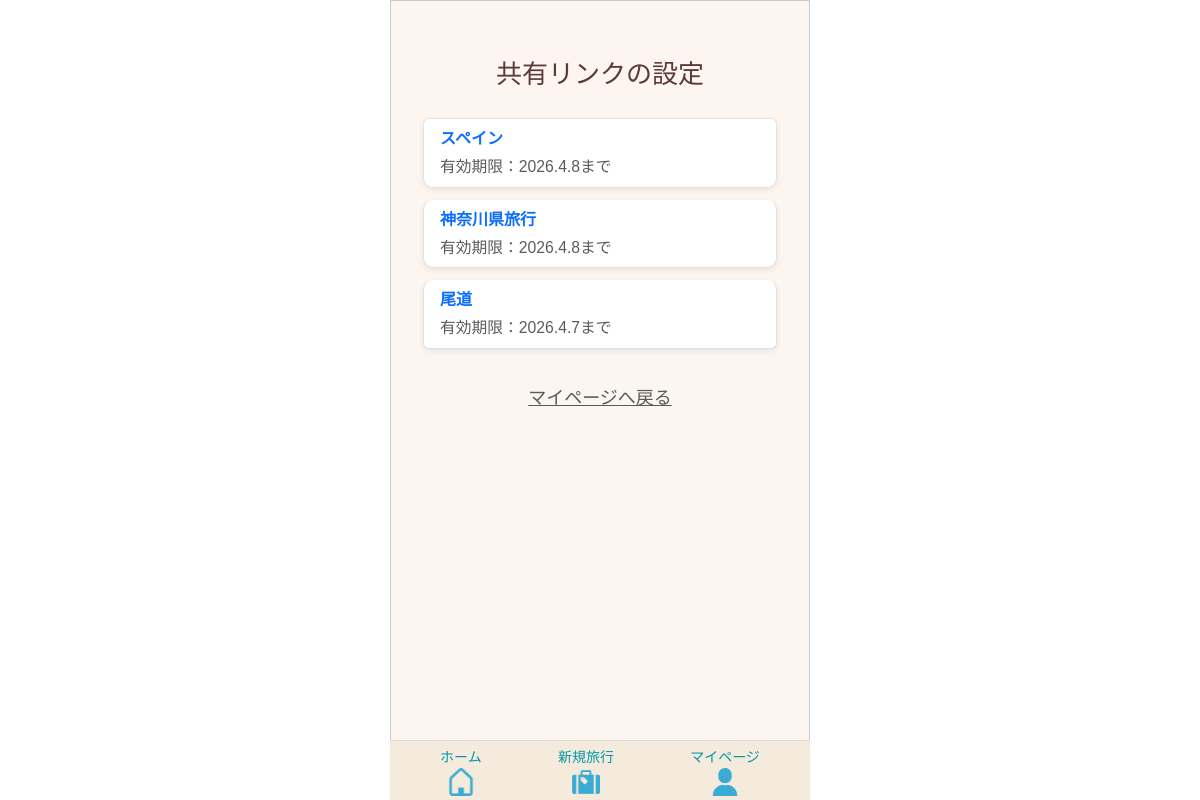
The page /tabipre/share/settings/ (signed in) on the database as committed earlier.
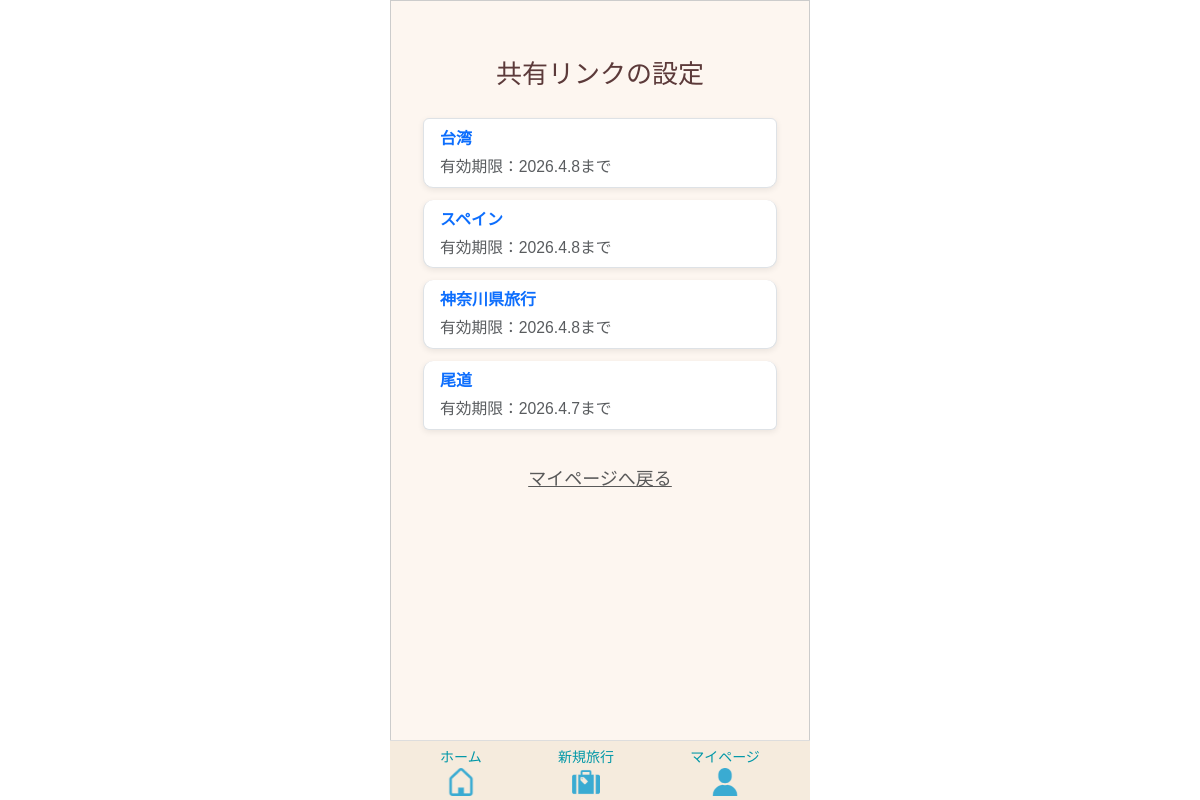
The same page on the database as committed later.
### app/models/link.py (models this page shows)
class Link(models.Model):
    class PermissionType(models.IntegerChoices):
        READ_ONLY    = 0, _("閲覧のみ")
        EDITABLE     = 1, _("編集可能")
    class ExpirationType(models.IntegerChoices):
        ONE_MONTH = 0, _("1か月間")
        AFTER_TRIP = 1, _("旅行終了日翌日")
        USER_INPUT = 2, _("ユーザー入力")
    template = models.ForeignKey(
        Template,
        on_delete=models.CASCADE,
        verbose_name=_("テンプレートID")
    )
    user = models.ForeignKey(
        settings.AUTH_USER_MODEL,
        on_delete=models.CASCADE,
        verbose_name=_("ユーザーID")
    )
    share_token = models.CharField(
        max_length=12,
        unique=True,
        verbose_name=_("共有トークン")
    )
    permission_type = models.IntegerField(
        choices=PermissionType.choices,
        default=PermissionType.READ_ONLY,
        verbose_name=_("編集権限")
    )
    expiration_type = models.IntegerField(
        choices=ExpirationType.choices,
        default=ExpirationType.ONE_MONTH,
        verbose_name=_("有効期限タイプ")
    )
    expiration_date = models.DateField(
         verbose_name=_("有効期限"),
         )
    created_at = models.DateTimeField(
         auto_now_add=True,
         verbose_name=_("作成日")
         )
    updated_at = models.DateTimeField(
        auto_now=True,
        verbose_name=_("更新日")
        )
    class Meta:
      verbose_name = _("共有リンク")
      verbose_name_plural = _("共有リンク")

### app/models/template.py (models this page shows, shortened)
class Template(models.Model):
    class SourceType(models.IntegerChoices):
        FROM_TRAVEL   = 0, _("旅行情報より作成")
        FROM_TEMPLATE = 1, _("既存テンプレートを反映")
    user = models.ForeignKey(
        settings.AUTH_USER_MODEL,
        on_delete=models.CASCADE,
        verbose_name=_("ユーザーID")
    )
    travel_info = models.ForeignKey(
        Travel_info,
        on_delete=models.CASCADE,
        verbose_name=_("旅行情報ID")
    )
    source_type = models.IntegerField(
        choices=SourceType.choices,
        verbose_name=_("生成タイプ")
    )
    template_source = models.ForeignKey(
        "self",
        null=True,
        blank=True,
        on_delete=models.SET_NULL,
        verbose_name=_("テンプレート参照元"),
        related_name="derived_templates"
    )
    created_at = models.DateTimeField(
         auto_now_add=True,
         verbose_name=_("作成日")
         )
    updated_at = models.DateTimeField(
        auto_now=True,
        verbose_name=_("更新日")
        )
    class Meta:
      verbose_name = _("テンプレート")

### app/models/travel.py (models this page shows, shortened)
class Travel_info(models.Model):
    class StayType(models.IntegerChoices):
        DAY_TRIP = 0, _("日帰り")
        STAY     = 1, _("宿泊")
    class LocationType(models.IntegerChoices):
        DOMESTIC = 0, _("国内")
        OVERSEAS = 1, _("海外")
    class StatusType(models.IntegerChoices):
        NOT_DONE  = 0, _("未")
        COMPLETE  = 1, _("完")
        PROCESSED = 2, _("済")
    travel_info_id = models.AutoField(
        primary_key=True,
        verbose_name=_("旅行情報ID")
    )
    user = models.ForeignKey(
        settings.AUTH_USER_MODEL,
        on_delete=models.CASCADE,
        verbose_name=_("ユーザーID")
    )
    travel_title = models.CharField(
        max_length=100,
        verbose_name=_("旅行タイトル")
    )
    start_date = models.DateField(
        verbose_name=_("開始日")
    )
    end_date = models.DateField(
        verbose_name=_("終了日")
    )
    stay_type = models.IntegerField(
        choices=StayType.choices,
        verbose_name=_("宿泊タイプ")
    )
    location = models.IntegerField(
        choices=LocationType.choices,
        verbose_name=_("場所"),
    )
    memo = models.CharField(
        max_length=230,
        blank=True,
        verbose_name=_("メモ")
    )
    status = models.IntegerField(
        choices=StatusType.choices,
        default=0,
        verbose_name=_("ステータス")
    )
    transport = models.ManyToManyField(
        "Transport",
        through="Travelmode",
        verbose_name=_("交通手段")
    )
    created_at = models.DateTimeField(
        auto_now_add=True,
        verbose_name=_("作成日")
    )
    updated_at = models.DateTimeField(
       auto_now=True,
        verbose_name=_("更新日")
    )
    class Meta:
        verbose_name = _("旅行情報")
        verbose_name_plural = _("旅行情報")

### app/views/mypage/link.py (the view)
# urls.py: path('tabipre/share/settings/', share_settings, name='share_settings'),
@login_required
def share_settings(request):
    links = Link.objects.filter(user=request.user).order_by('-created_at')
    for link in links:
        if link.expiration_date:
            df = DateFormat(link.expiration_date)
            link.formatted_expiration = df.format('Y.n.j')
        relative_url = reverse("app:share_view", args=[link.share_token])
        link.absolute_url = request.build_absolute_uri(relative_url)
    return render(request, 'mypage/link_list.html', {
        'links': links
    })

### templates/mypage/link_list.html (shortened to what this page needs)
{% extends 'base.html' %}
{% load static %}
{% block extra_css %}
{{ block.super }}
<link rel="stylesheet" href="{% static 'tabipre/css/mypage/list_link.css' %}">
<link rel="stylesheet" href="{% static 'tabipre/css/mypage/mypage.css' %}">
{% endblock %}
{% block content %}
<div class="container mt-4">
    <div class="mb-4 sub-title">共有リンクの設定</div>
    {% if links %}
        <ul class="list-group mb-4">
            {% for link in links %}
                <li class="list-group-item">
                    <a href="#"
                       class="text-decoration-none d-block"
                       data-bs-toggle="modal"
                       data-bs-target="#shareLinkModal"
                       data-link-id="{{ link.id }}"
                       data-token="{{ link.share_token }}"
                       data-url="{{ link.absolute_url }}"
                       data-permission="{{ link.permission_type|add:0 }}"
                       data-expiration="{{ link.formatted_expiration }}"
                       data-title="{{ link.template.travel_info.travel_title }}"
                    >
                        <div class="fw-bold fs-6">
                            {{ link.template.travel_info.travel_title }}
                        </div>
                        <div class="text-muted small mt-1">
                            有効期限：{{ link.formatted_expiration }}まで
                        </div>
                    </a>
                </li>
            {% endfor %}
        </ul>
    {% else %}
        <p class="text-center text-muted mb-4">リンクはまだ登録されていません</p>
    {% endif %}
    <div class="text-center mb-5">
        <a href="{% url 'app:mypage' %}" class="back-link">
            マイページへ戻る
        </a>
    </div>
</div>
{% endblock %}

Rows that differ between the two databases and show on the page:
added Link: template.travel_info.travel_title "台湾", formatted_expiration "2026.4.8"
